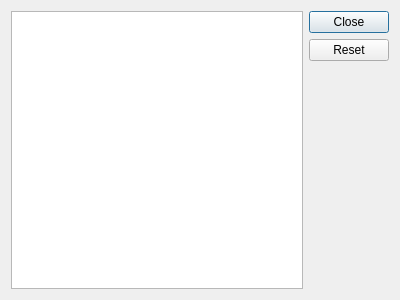
<?xml version="1.0" encoding="UTF-8"?>
<ui version="4.0">
 <class>Dialog</class>
 <widget class="QDialog" name="Dialog">
  <property name="geometry">
   <rect>
    <x>0</x>
    <y>0</y>
    <width>400</width>
    <height>300</height>
   </rect>
  </property>
  <property name="windowTitle">
   <string>Errors and Warnings</string>
  </property>
  <layout class="QHBoxLayout" name="horizontalLayout">
   <item>
    <widget class="OutputView" name="outView">
     <property name="tabChangesFocus">
      <bool>true</bool>
     </property>
     <property name="lineWrapMode">
      <enum>QTextEdit::NoWrap</enum>
     </property>
     <property name="openLinks">
      <bool>false</bool>
     </property>
    </widget>
   </item>
   <item>
    <widget class="QDialogButtonBox" name="buttonBox">
     <property name="orientation">
      <enum>Qt::Vertical</enum>
     </property>
     <property name="standardButtons">
      <set>QDialogButtonBox::Close|QDialogButtonBox::Reset</set>
     </property>
    </widget>
   </item>
  </layout>
 </widget>
 <customwidgets>
  <customwidget>
   <class>OutputView</class>
   <extends>QTextBrowser</extends>
   <header>nicos.gui.outview.h</header>
  </customwidget>
 </customwidgets>
 <resources/>
 <connections>
  <connection>
   <sender>buttonBox</sender>
   <signal>accepted()</signal>
   <receiver>Dialog</receiver>
   <slot>accept()</slot>
   <hints>
    <hint type="sourcelabel">
     <x>248</x>
     <y>254</y>
    </hint>
    <hint type="destinationlabel">
     <x>157</x>
     <y>274</y>
    </hint>
   </hints>
  </connection>
  <connection>
   <sender>buttonBox</sender>
   <signal>rejected()</signal>
   <receiver>Dialog</receiver>
   <slot>reject()</slot>
   <hints>
    <hint type="sourcelabel">
     <x>316</x>
     <y>260</y>
    </hint>
    <hint type="destinationlabel">
     <x>286</x>
     <y>274</y>
    </hint>
   </hints>
  </connection>
 </connections>
</ui>
